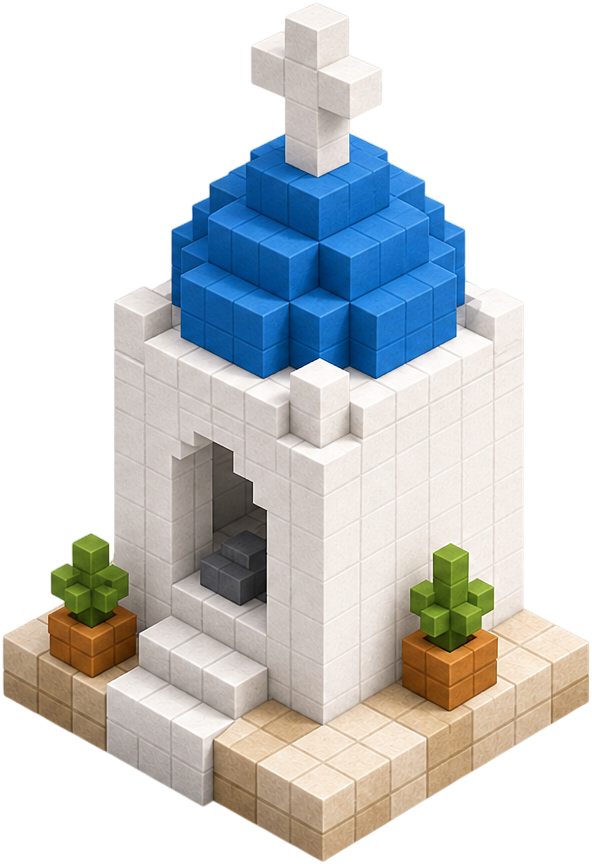
#> input picture assets/altar.png, 592 x 864 px; its folder holds only this picture in this run
$ python process_assets.py ../assets/altar.png --source ../assets
#> lines starting #> are read from the running program, lines starting #| are printed output that depends on the picture; after the words box and inside, x2 and y2 are one past the last pixel; in counts of white or black regions, pixels touching at a corner belong together
#!/usr/bin/env python3
"""
process_assets.py — trim transparent edges off RGBA PNGs so the visible
object fills its canvas.

The user removes the background by hand (their preferred quality bar).
This script's only job is then to:

  1. Open the source PNG (must already be RGBA with a real alpha channel).
  2. Find the bounding box of all pixels with alpha > THRESHOLD.
  3. Crop to that box (with a tiny safety pad).
  4. Write the result to assets/<name>.png.

That's it. No checker-keying, no recoloring, no downscaling. The pixels
that ship to the game are exactly the pixels you saw in the source — just
re-cropped tight.

Sources are read from   assets/raw/        (originals you've cleaned)
                  or    assets/raw_pending/ (newly generated, awaiting cleanup)
Outputs are written to  assets/

Usage:
    python3 tools/process_assets.py                 # process everything in raw/
    python3 tools/process_assets.py --pending       # process raw_pending/ instead
    python3 tools/process_assets.py house.png ...   # process specific filenames
"""

from __future__ import annotations

import argparse
import shutil
import sys
from pathlib import Path

from PIL import Image

ROOT = Path(__file__).resolve().parents[1]
ASSETS = ROOT / "assets"
RAW = ASSETS / "raw"
PENDING = ASSETS / "raw_pending"

ALPHA_THRESHOLD = 8     # alpha values <= this are treated as fully transparent
SAFETY_PAD = 2          # px of empty space kept around the trimmed object


def _finish(img: Image.Image, dest: Path, colors: int | None, max_dim: int | None) -> None:
    """Optionally downscale + quantize `img`, then write it to `dest`.

    - max_dim: cap the longest side (high-quality Lanczos). Off by default —
      benchmarks show it adds ~2% after quantization while softening extreme
      zoom, so it's an opt-in knob, not the default.
    - colors: adaptive-palette quantization. The art is flat cobalt-on-cream,
      so a 256-colour palette is near-lossless (RGB error <1%, soft alpha edges
      preserved) yet cuts these 24-bit RGBA PNGs by ~80%. This is the main win.
    """
    if max_dim:
        w, h = img.size
        longest = max(w, h)
        if longest > max_dim:
            s = max_dim / longest
            img = img.resize((max(1, round(w * s)), max(1, round(h * s))), Image.LANCZOS)

    if colors:
        # FASTOCTREE keeps the alpha channel (unlike the default median-cut),
        # so anti-aliased edges stay soft. No dithering: crisper on flat art.
        img = img.quantize(colors=colors, method=Image.Quantize.FASTOCTREE,
                           dither=Image.Dither.NONE)

    img.save(dest, format="PNG", optimize=True)


def trim_one(src: Path, dest: Path, colors: int | None = None,
             max_dim: int | None = None) -> tuple[int, tuple[int, int], tuple[int, int]]:
    """Crop transparent borders off `src`, optionally downscale + quantize,
    write to `dest`. Returns (output_bytes, src_size, dest_size)."""
    img = Image.open(src)
#> img is the input picture: PIL image 592x864 RGBA; mean R, G, B, A 90.8, 93.8, 94.8, 139.7
    if img.mode != "RGBA":
        img = img.convert("RGBA")

    src_size = img.size
    alpha = img.split()[-1]
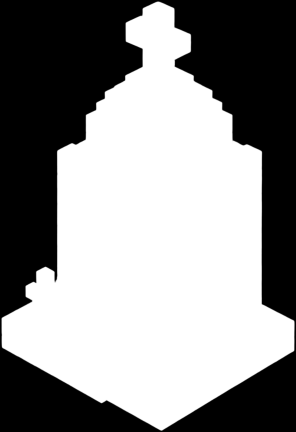
#> alpha: PIL image 592x864 L (shown at 1/2 size); min 0, max 255, mean 139.7

    # PIL's getbbox honors any nonzero alpha. Apply our threshold first so
    # very-near-transparent fringe pixels don't keep the box too large.
    if ALPHA_THRESHOLD > 0:
        alpha = alpha.point(lambda v: 255 if v > ALPHA_THRESHOLD else 0)
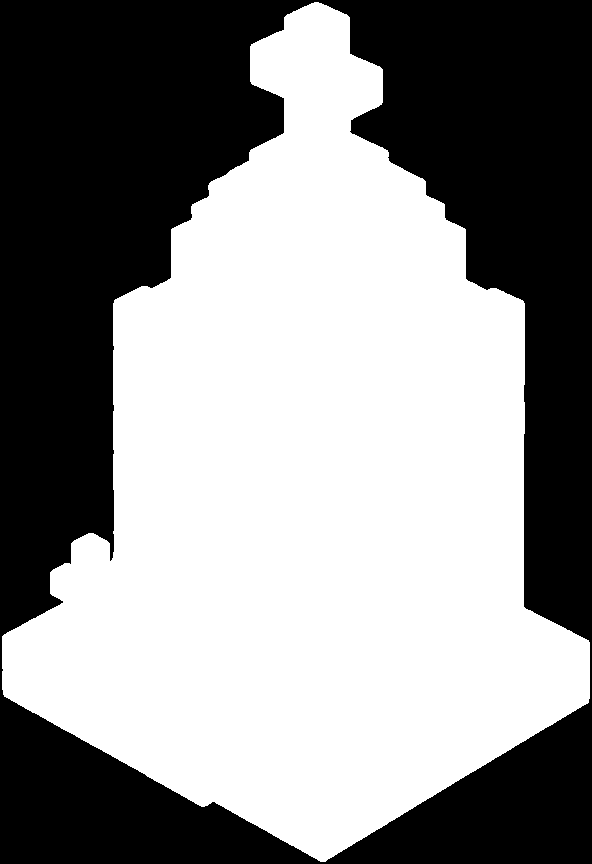
#> alpha: PIL image 592x864 L; 55.3% white; 1 black region, box (x1, y1, x2, y2) and area: (0, 0, 592, 864) 228573

    bbox = alpha.getbbox()
#> bbox = (2, 2, 590, 862)
    if bbox is None:
        # Fully transparent input — pass through untouched rather than 0x0.
        _finish(img, dest, colors, max_dim)
        return dest.stat().st_size, src_size, src_size

    x0, y0, x1, y1 = bbox
#> x0 = 2; y0 = 2; x1 = 590; y1 = 862
    w, h = img.size
    x0 = max(0, x0 - SAFETY_PAD)
#> x0 = 0
    y0 = max(0, y0 - SAFETY_PAD)
#> y0 = 0
    x1 = min(w, x1 + SAFETY_PAD)
#> x1 = 592
    y1 = min(h, y1 + SAFETY_PAD)
#> y1 = 864

    cropped = img.crop((x0, y0, x1, y1))
    _finish(cropped, dest, colors, max_dim)
    return dest.stat().st_size, src_size, cropped.size


def list_targets(source_dir: Path, specific: list[str]) -> list[Path]:
    if specific:
        return [source_dir / name for name in specific]
    return sorted(source_dir.glob("*.png"))


def main(argv: list[str]) -> int:
    parser = argparse.ArgumentParser(description=__doc__)
    parser.add_argument("files", nargs="*", help="specific filenames to process")
    parser.add_argument(
        "--pending", action="store_true",
        help="read from assets/raw_pending/ instead of assets/raw/",
    )
    parser.add_argument(
        "--source", type=Path, default=None,
        help="explicit source directory (overrides --pending)",
    )
    parser.add_argument(
        "--dest", type=Path, default=None,
        help="explicit output directory (defaults to assets/)",
    )
    parser.add_argument(
        "--quantize", nargs="?", type=int, const=256, default=None,
        metavar="N",
        help="quantize to an N-colour adaptive palette (default 256). "
             "~80%% smaller, near-lossless for this art. Recommended.",
    )
    parser.add_argument(
        "--max-dim", type=int, default=None, metavar="PX",
        help="cap the longest side to PX (Lanczos). Off by default — adds "
             "little after --quantize and softens extreme zoom.",
    )
    args = parser.parse_args(argv)

    source = args.source if args.source else (PENDING if args.pending else RAW)
    if not source.exists():
        print(f"error: source dir {source} does not exist.", file=sys.stderr)
        return 2

    targets = list_targets(source, args.files)
    if not targets:
        print(f"nothing to process in {source}.")
        return 0

    dest_dir = args.dest if args.dest else ASSETS
    dest_dir.mkdir(parents=True, exist_ok=True)

    steps = ["trim"]
    if args.max_dim:
        steps.append(f"cap {args.max_dim}px")
    if args.quantize:
        steps.append(f"quantize {args.quantize}")
    print(f"{' + '.join(steps)}: {len(targets)} asset(s)  {source} -> {dest_dir}")
    total_before = total_after = 0
    for src in targets:
        if not src.exists():
            print(f"  ! {src.name}: not found, skipping")
            continue
        before = src.stat().st_size
        out_path = dest_dir / src.name
        size, src_dim, out_dim = trim_one(src, out_path, colors=args.quantize,
                                          max_dim=args.max_dim)
        total_before += before
        total_after += size
        print(
            f"  ok {src.name:24s} "
            f"{before/1024:7.1f} KB -> {size/1024:6.1f} KB  "
            f"{src_dim[0]}x{src_dim[1]} -> {out_dim[0]}x{out_dim[1]}"
        )
#|   ok altar.png                  504.8 KB ->  504.8 KB  592x864 -> 592x864

    print(f"done. {total_before/1024/1024:.2f} MB -> {total_after/1024/1024:.2f} MB")
#| done. 0.49 MB -> 0.49 MB
    return 0


# [11 lines left out: function stage_existing_to_raw, not called in this run]


if __name__ == "__main__":
    if len(sys.argv) >= 2 and sys.argv[1] == "--stage":
        n = stage_existing_to_raw()
        print(f"moved {n} loose PNGs into assets/raw/")
        sys.exit(0)
    sys.exit(main(sys.argv[1:]))
#> (the program exits here)
